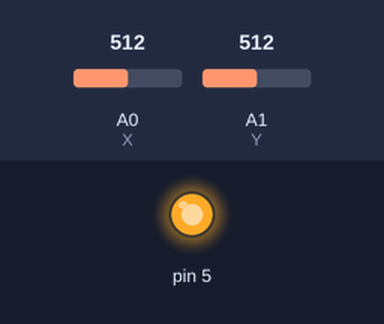
Bench run of a sketch on a simulated Arduino Uno, built with avr-gcc and run on an emulated ATmega328P. Parts: output pins drawn as LEDs (lit = HIGH). The inputs (shaded band) are chosen by the test bench; at power-on: A0 (X) = 512, A1 (Y) = 512. What the sketch prints to the serial monitor is not drawn.

Above: at 0.1 s.
Timing chart, 0 to 1.6 s (numbered marks = the images above):
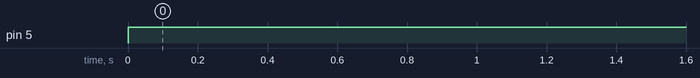

The sketch:

joystick.ino
```cpp
int X=A0;
int Y=A1;


void setup() {
  pinMode(5,OUTPUT);
  Serial.begin(9600);

}

void loop() {
  digitalWrite(5,HIGH);
   Serial.print("Switch   ");
   Serial.println(digitalRead(5));
   Serial.print("X axis");
   Serial.print("\t");
   Serial.println(analogRead(X));
   Serial.print("Y axis");
   Serial.print("\t");
   Serial.println(analogRead(Y));
   delay(1000);


}
```

Measured:
- by itself, pin 5: LOW → HIGH at 0.00 s
